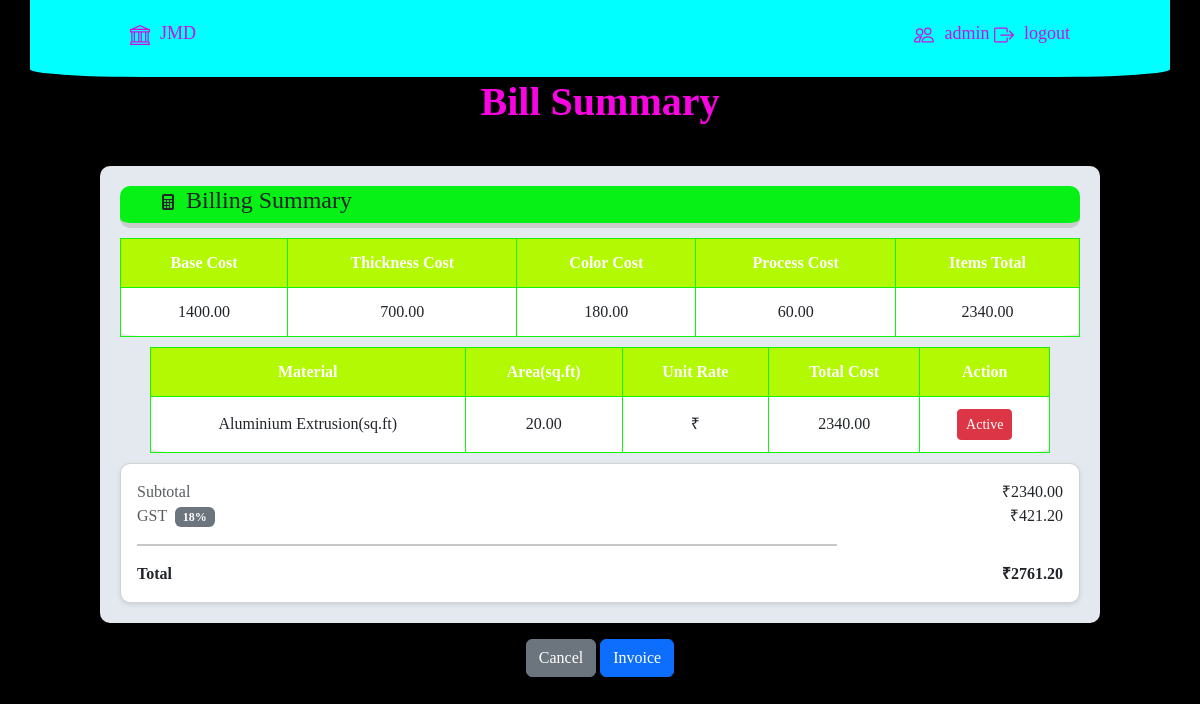
The app's page /jobs/12/calculate/ with its own data.
### system/models.py (models this page shows, shortened)
class JobItems(models.Model):
    job_number = models.ForeignKey(JobNumber, on_delete=models.CASCADE, related_name='items', null=True, blank=True)
    material_select=[
                        ('EXTRUSION','Aluminium Extrusion(sq.ft)'),
                        ('PROFILE','Aluminium Profile(kg)'),
                        ('SHEET','Aluminium Sheet(Nos)'),
                        ('ROD','Round Aluminium Rod(kg)'),
    ]
    anodisingtype=[
                        ('COLOUR','50-70'),
                        ('HARD','80-120'),
                        ('NATURAL','70-180'),
                        ('TYPE_II','100-150'),
                        ('TYPE_III','75-150'),
    ]
    anodising_RATE={'COLOUR':Decimal(50),'HARD':Decimal(80),'NATURAL':Decimal(70),'TYPE_II':Decimal(100),'TYPE_III':Decimal(75)}
    thickness=[('5-10','5-10µ'),('15-25','15-25µ'),('25-50','25-50µ'),('50+','50µ')]
    THICKNESS_MULTIPLIER={'5-10':Decimal('1.5'),'15-25':Decimal('1.75'),'25-50':Decimal('2.0'),'50+':Decimal('2.2')}
    color=[('BLACK','5-8'),('BRONZE','6-8'),('CLEAR','0'),('GOLD','8-10'),('SILVER','12-15')]
    color_RATE={'BLACK':Decimal('7'),'BRONZE':Decimal('6'),'CLEAR':Decimal('0'),'GOLD':Decimal('9'),'SILVER':Decimal('13')}
    process=[('DEGREASING','3-5'),('ETCHING','5-8'),('POLISHING','8-10'),('SEALING','2-4'),('TEFLON COATING','10-15')]
    process_RATE={'DEGREASING':Decimal('4'),'ETCHING':Decimal('6'),'POLISHING':Decimal('9'),'SEALING':Decimal('3'),'TEFLON COATING':Decimal('12')}
    material = models.CharField(max_length=100,choices=material_select)
    length = models.DecimalField(blank=True, null=True,decimal_places=2,max_digits=10)
    width = models.DecimalField(blank=True, null=True,decimal_places=2,max_digits=10)
    quantity = models.IntegerField()
    area = models.DecimalField(blank=True, null=True,decimal_places=2,max_digits=10)
    anodising_type = models.CharField(max_length=100,choices=anodisingtype)
    thickness = models.CharField(max_length=20,choices=thickness)
    color_finish = models.CharField(max_length=100,choices=color)
    process_charges = models.CharField(max_length=20,choices=process)
    base_cost=models.DecimalField(null=True,blank=True,decimal_places=2,max_digits=10)
    thickness_cost=models.DecimalField(null=True,blank=True,decimal_places=2,max_digits=10)
    color_cost=models.DecimalField(null=True,blank=True,decimal_places=2,max_digits=10)
    process_cost=models.DecimalField(null=True,blank=True,decimal_places=2,max_digits=10)
    Total=models.DecimalField(null=True,blank=True,decimal_places=2,max_digits=10)

### system/views.py (the view)
# urls.py: path('jobs/<int:job_id>/calculate/',views.calculateView.as_view(), name='calculate'),
class calculateView(View):
    def get(self, request, job_id):
        job = get_object_or_404(JobNumber, id=job_id)
        items = JobItems.objects.filter(job_number=job)
        subtotal = sum(item.Total for item in items if item.Total)
        gst = subtotal * Decimal('0.18')
        total = subtotal + gst
        return render(request, "calculate.html", {
            "job": job,
            "items": items,
            "subtotal": subtotal,
            "gst": gst,
            "total": total
        })

### system/templates/calculate.html (shortened to what this page needs)
<!DOCTYPE html>
<html lang="en">
<head>
  {% load static %}
  <link href="https://cdn.jsdelivr.net/npm/bootstrap@5.3.8/dist/css/bootstrap.min.css" rel="stylesheet"
>
  <link rel="stylesheet" href="{% static 'core.css' %}">
</head>
<body>
  <div class="container">
    <a href="http://127.0.0.1:5000">JMD</i></a>
    <div class="align">
      <a href="http://127.0.0.1:8000/admin/">admin</i></a>
      <a href="#">logout</a>
    </div>
  </div>
  <h1>Bill Summary</h1>
  <div class="mb-3">
    <div class="c1">
      <h4>Billing Summary</h4>
    </div>
    <table>
      <tr>
        <th>Base Cost</th>
        <th>Thickness Cost</th>
        <th>Color Cost</th>
        <th>Process Cost</th>
        <th>Items Total</th>
      </tr>
      <tbody>
        {% for item in items %}
        <tr>
          <td>{{ item.base_cost}}</td>
          <td>{{ item.thickness_cost }}</td>
          <td>{{ item.color_cost }}</td>
          <td>{{ item.process_cost }}</td>
          <td>{{item.Total}}</td>
        </tr>
        {% empty %}
        <tr>
          <td colspan="5" class="text-center text-muted">No items added to this job yet.</td>
        </tr>
        {% endfor %}
    </table>
    <table class="table-center">
      <thead>
        <tr>
          <th>Material</th>
          <th>Area(sq.ft)</th>
          <th>Unit Rate</th>
          <th>Total Cost</th>
          <th>Action</th>
        </tr>
      </thead>
      <tbody>
        {% for item in items %}
        <tr>
          <td>{{ item.get_material_display }}</td>
          <td>{{ item.area }}</td>
          <td>₹{{ item.unit_rate|floatformat:2 }}</td>
          <td>{{ item.Total }}</td>
          <td>
            <button onclick="activeItem({{ item.id }})" class="btn btn-danger btn-sm">Active</button>
          </td>
        </tr>
        {% empty %}
        <tr>
          <td colspan="5" class="text-center text-muted">No items added to this job yet.</td>
        </tr>
        {% endfor %}
      </tbody>
    </table>
    <div class="card p-3">
      <div class="d-flex justify-content-between ">
        <span class="text-muted">Subtotal</span>
        <span id="subtotal">₹{{ subtotal|floatformat:2 }}</span>
      </div>
      <div class="d-flex justify-content-between">
        <span class="text-muted">
          GST <span class="badge bg-secondary ms-1">18%</span>
        </span>
        <span id="gst">₹{{ gst|floatformat:2 }}</span>
      </div>
      <hr>
      <div class="d-flex justify-content-between fw-semibold">
        <span>Total</span>
        <span id="total">₹{{ total|floatformat:2 }}</span>
      </div>
    </div>
  </div>
  <div class="m">
    <button onclick="Cancel()" class="btn btn-secondary">Cancel</button>
    <button onclick="Invoice()" class="btn btn-primary">Invoice</button>
  </div>
</body>
</html>

### system/static/core.css (style rules this page uses)
body { margin: 0; padding: 0; font-family: "Times New Roman", Times, serif; background-color: rgb(0, 0, 0); }
.container { display: flex; justify-content: space-between; background-color: aqua; color: white; height: 3%; padding: 20px 100px 30px; border-bottom-right-radius: 10%; border-bottom-left-radius: 10%; font-size: large; }
a { color: rgb(200, 18, 228); text-decoration: none; }
.mb-3 { margin: 40px 100px 40px 100px; display: grid; background-color: #e4e9f0; padding: 20px; border-radius: 10px; row-gap: 10px; }
.c1 { border-radius: 10px; border-bottom: 5px solid #ccc; padding-left: 40px; padding-bottom: -5px; background-color: #07f116; }
svg { margin-right: 10px; }
h1 { text-align: center; margin-top: 1px; color: rgb(251, 4, 227); font-weight: 800; }
.m { text-align: center; justify-content: center; }
button { padding: 10px 20px; border-radius: 5px; border: none; cursor: pointer; background-color: #007bff; color: white; }
hr { border: 1px solid; width: 700px; }
table { width: 100%; border-collapse: collapse; margin: 0 auto; }
table th, table td { padding: 12px 15px; text-align: center; vertical-align: middle; }
table th { background-color: #b3f903; font-weight: bold; }
table tr { border-bottom: 1px solid #1408f0; }
.table-center { margin: 0 auto; max-width: 900px; }
.card { flex:1; background:white; padding:20px 20px; border-radius:10px; box-shadow:0 2px 5px rgba(0,0,0,0.1); text-align:center; }
table { width:100%; border-collapse:collapse; border-radius: 5%; background:white; }
th, td { border:1px solid #15f209; padding:10px; text-align:center; }
th { background:#fbff0c; color:white; }

### records on screen
JobItems: base_cost "1400.00", thickness_cost "700.00", color_cost "180.00", process_cost "60.00", Total "2340.00", material "Aluminium Extrusion(sq.ft)", area "20.00"

### other values on screen
{{ subtotal|floatformat:2 }} "2340.00"
{{ gst|floatformat:2 }} "421.20"
{{ total|floatformat:2 }} "2761.20"
